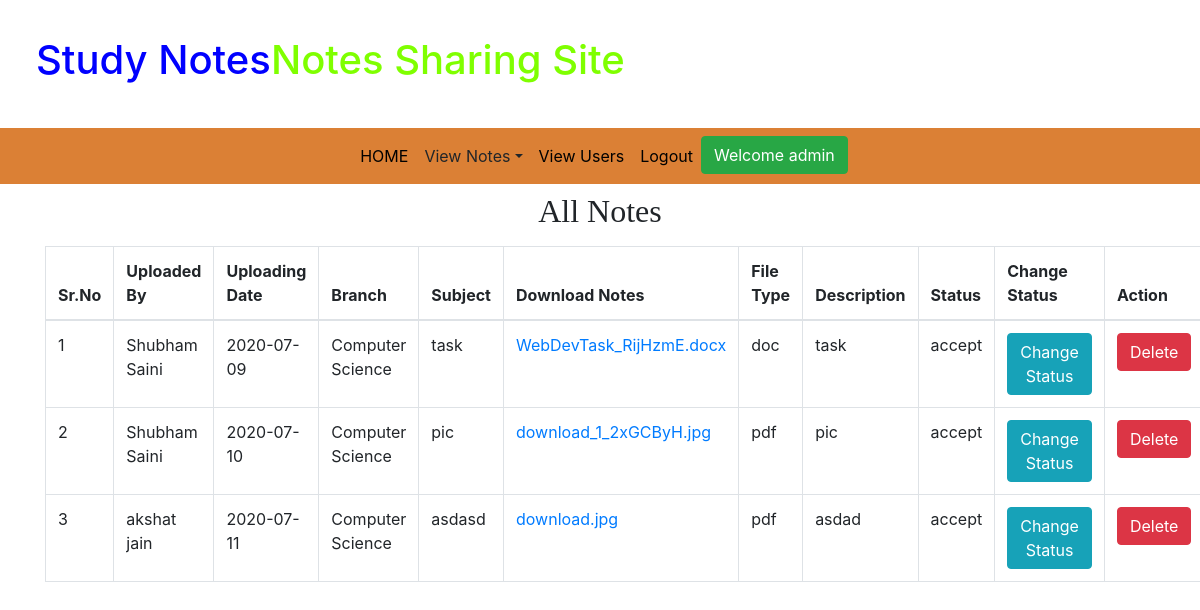
The app's page /accepted_notes/ (signed in) with its own data.
### app/models.py (models this page shows, shortened)
class Notes(models.Model):
    user = models.ForeignKey(User, on_delete=models.CASCADE, null=True)
    uploading_date = models.CharField(max_length=10, null=True)
    branch = models.CharField(max_length=30)
    subject = models.CharField(max_length=20)
    notesfile = models.FileField()
    filetype = models.CharField(max_length=30,null=True)
    description = models.CharField(max_length=300,null=True)
    status = models.CharField(max_length=15,null=True)

### app/views.py (the view)
# urls.py: path('accepted_notes/', accepted_notes, name= 'accepted_notes'),
def accepted_notes(request):
    if not request.user.is_staff:
        return redirect('login_admin')
    status = Notes.objects.filter(status='accept')
    d = {'status': status}
    return render(request, 'accepted_notes.html',d)

### app/templates/accepted_notes.html
{% extends 'admin_home.html' %}
{% block body %}
<div class="container text-center mt-2" style="font-family: Monotype Corsiva">
    <h2>All Notes</h2>
</div>
<div class="container mt-3">
    <table class="table table-bordered">
        <thead>
            <tr>
                <th>Sr.No</th>
                <th>Uploaded By</th>
                <th>Uploading Date</th>
                <th>Branch</th>
                <th>Subject</th>
                <th>Download Notes</th>
                <th>File Type</th>
                <th>Description</th>
                <th>Status</th>
                <th>Change Status</th>
                <th>Action</th>
            </tr>
        </thead>
        <tbody>
            {% for i in status %}
            <tr>
                <td>{{forloop.counter}}</td>
                <td>{{i.user.first_name}} {{i.user.last_name}}</td>
                <td>{{i.uploading_date}}</td>
                <td>{{i.branch}}</td>
                <td>{{i.subject}}</td>
                <td><a href="{{i.notesfile.url}}" download>{{i.notesfile}}</a></td>
                <td>{{i.filetype}}</td>
                <td>{{i.description}}</td>
                <td>{{i.status}}</td>
                <td><a href="{% url 'status' i.id %}" class="btn btn-info">Change Status</a></td>
                <td><a class="btn btn-danger" href="{% url 'deletenotes_admin' i.id %}">Delete</a>
            </tr>
            {% endfor %}
        </tbody>
    </table>
</div>
{% endblock %}

### app/templates/admin_navigation.html (shortened to what this page needs)
{% load static %}
<!DOCTYPE html>
<html lang="en">
<head>
    <link rel="stylesheet" href="https://maxcdn.bootstrapcdn.com/bootstrap/4.3.1/css/bootstrap.min.css">
    <link rel="stylesheet" href="https://use.fontawesome.com/releases/v5.6.3/css/all.css"
>
    <link rel="stylesheet" href="{% static 'css/style.css' %}">
</head>
<body>
    <h1 style="padding: 3%;"><span style="color: blue;">Study Notes</span><span style="color: chartreuse;">Notes Sharing
            Site</span></h1>
    <nav class="navbar navbar-expand-sm justify-content-center" style="background-color: rgb(219, 128, 53);">
        <ul class="navbar-nav">
            <li class="navbar-item">
                <a class="nav-link" href="{% url 'admin_home' %}">HOME</a>
            </li>
            <li class="navbar-item dropdown">
               <a class="nav-link dropdown-toggle" data-toggle="dropdown">View Notes</a>
           </li>
            <li class="navbar-item">
                <a class="nav-link" href="{% url 'view_users' %}">View Users</a>
            </li>
            <li class="navbar-item">
                <a class="nav-link" href="{% url 'admin_logout' %}">Logout</a>
            </li>
            <li>
                <button class="btn btn-success">Welcome {{request.user.username}}</button>
            </li>
        </ul>
    </nav>
</body>
</html>
{% block body %}
{% endblock %}

### app/static/css/style.css (style rules this page uses)
.nav-link { color: black; }

### records on screen
Notes: user.first_name "Shubham", user.last_name "Saini", uploading_date "2020-07-09", branch "Computer Science", subject "task", notesfile "WebDevTask_RijHzmE.docx", filetype "doc", description "task", status "accept"
Notes: user.first_name "Shubham", user.last_name "Saini", uploading_date "2020-07-10", branch "Computer Science", subject "pic", notesfile "download_1_2xGCByH.jpg", filetype "pdf", description "pic", status "accept"
Notes: user.first_name "akshat", user.last_name "jain", uploading_date "2020-07-11", branch "Computer Science", subject "asdasd", notesfile "download.jpg", filetype "pdf", description "asdad", status "accept"

### other values on screen
{{ request.user.username }} "admin"
